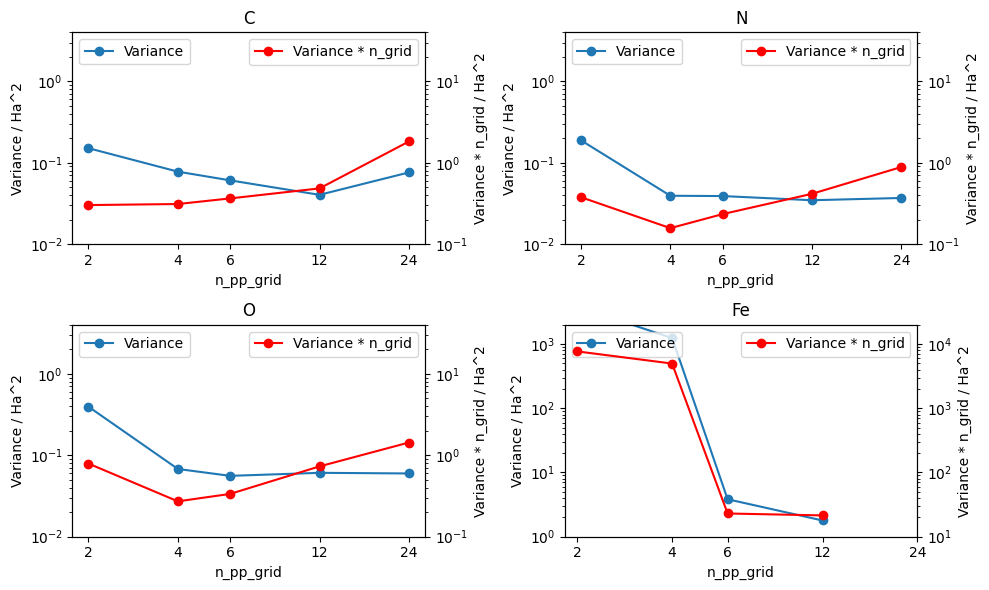

Python code for this plot:
#%%
import wandb
import numpy as np
import matplotlib.pyplot as plt
import pandas as pd

#%%
api = wandb.Api()
runs = [r for r in api.runs("tum_daml_nicholas/pp_grid") if r.name.startswith("pp_dimers")]

data = []
for r in runs:
    print(r.name)
    metadata = dict(
        element=r.config["molecule_args"]["chain_args"]["element"],
        n_el=r.config["molecule"]["n_el"],
        n_grid=r.config["optimization"]["pp_grid_points"],
    )

    df_hist = r.history(keys=["opt/step", "opt/E_std"], samples=2000, pandas=True)
    df_hist = df_hist[df_hist["opt/step"] > 4000]
    if len(df_hist) > 0:
        data.append(dict(E_std=df_hist["opt/E_std"].median(), **metadata))
df = pd.DataFrame(data)

#%%

pivot = df.groupby(["n_el", "element", "n_grid"])["E_std"].mean().reset_index()
pivot["E_var"] = pivot["E_std"]**2
pivot["var_times_grid"] = pivot["E_var"] * pivot["n_grid"]
fig, axes = plt.subplots(2, 2, figsize=(10, 6))

for element, ax in zip(pivot.element.unique(), axes.flatten()):
    df_plot = pivot[pivot["element"] == element]
    ax.plot(df_plot["n_grid"], df_plot["E_var"], marker="o", label="Variance")
    twin = ax.twinx()
    twin.plot(df_plot["n_grid"], df_plot["var_times_grid"], marker="o", color="red", label="Variance * n_grid")
    ax.set_title(element)
    ax.set_yscale("log")
    ax.set_xscale("log")
    x_ticks = [2, 4, 6, 12, 24]
    ax.set_xticks(x_ticks)
    ax.set_xticklabels(x_ticks)
    ax.set_xticks([], minor=True)
    if element == "Fe":
        ax.set_ylim([1, 2000])
        twin.set_ylim([10, 20000])
    else:
        ax.set_ylim([0.01, 4])
        twin.set_ylim([0.1, 40])

    ax.legend(loc="upper left")
    twin.legend(loc="upper right")
    ax.set_xlabel("n_pp_grid")
    ax.set_ylabel("Variance / Ha^2")
    twin.set_ylabel("Variance * n_grid / Ha^2")
    twin.set_yscale("log")


fig.tight_layout()
fig.savefig("pp_grid.png", bbox_inches="tight")
fig.suptitle("Energy variance for dimers after 5k opt steps")
